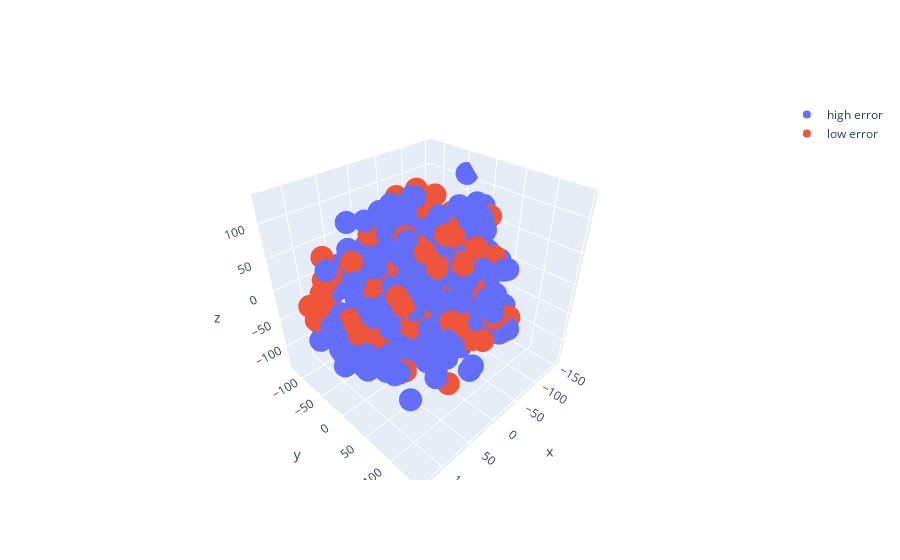

The code cell stored with this chart in its notebook:
### Code cell
fig = go.Figure()

fig.add_trace(go.Scatter3d(x=trues_x, y=trues_y, z=trues_z,
                    mode='markers',
                    name='high error'))
fig.add_trace(go.Scatter3d(x=falses_x, y=falses_y, z=falses_z,
                    mode='markers',
                    name='low error'))

fig.show()
